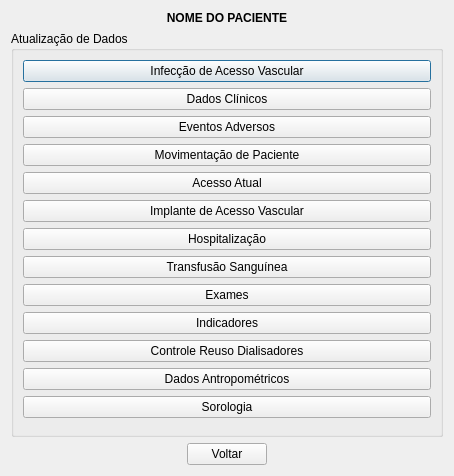
<?xml version="1.0" encoding="UTF-8"?>
<ui version="4.0">
 <class>MenuAtt</class>
 <widget class="QDialog" name="MenuAtt">
  <property name="geometry">
   <rect>
    <x>0</x>
    <y>0</y>
    <width>454</width>
    <height>476</height>
   </rect>
  </property>
  <property name="windowTitle">
   <string>Atualização de Dados de Paciente</string>
  </property>
  <layout class="QVBoxLayout" name="verticalLayout">
   <item>
    <widget class="QLabel" name="label">
     <property name="sizePolicy">
      <sizepolicy hsizetype="Preferred" vsizetype="Maximum">
       <horstretch>0</horstretch>
       <verstretch>0</verstretch>
      </sizepolicy>
     </property>
     <property name="styleSheet">
      <string notr="true">font: 75 8pt &quot;MS Shell Dlg 2&quot;;
font-weight: bold;</string>
     </property>
     <property name="text">
      <string>NOME DO PACIENTE</string>
     </property>
     <property name="alignment">
      <set>Qt::AlignCenter</set>
     </property>
    </widget>
   </item>
   <item>
    <widget class="QGroupBox" name="groupBox_EventosFrequentes">
     <property name="title">
      <string>Atualização de Dados</string>
     </property>
     <layout class="QVBoxLayout" name="verticalLayout_2">
      <item>
       <widget class="QPushButton" name="pushButton_InfeccaoDeAV">
        <property name="text">
         <string>Infecção de Acesso Vascular</string>
        </property>
       </widget>
      </item>
      <item>
       <widget class="QPushButton" name="pushButton_dadosClinicos">
        <property name="text">
         <string>Dados Clínicos</string>
        </property>
       </widget>
      </item>
      <item>
       <widget class="QPushButton" name="pushButton_eventosAdversos">
        <property name="text">
         <string>Eventos Adversos</string>
        </property>
       </widget>
      </item>
      <item>
       <widget class="QPushButton" name="pushButton_movimentacaoPaciente">
        <property name="text">
         <string>Movimentação de Paciente</string>
        </property>
       </widget>
      </item>
      <item>
       <widget class="QPushButton" name="pushButton_acessoAtual">
        <property name="text">
         <string>Acesso Atual</string>
        </property>
       </widget>
      </item>
      <item>
       <widget class="QPushButton" name="pushButton_implanteDeAcesso">
        <property name="text">
         <string>Implante de Acesso Vascular</string>
        </property>
       </widget>
      </item>
      <item>
       <widget class="QPushButton" name="pushButton_Hospitalizacao">
        <property name="text">
         <string>Hospitalização</string>
        </property>
       </widget>
      </item>
      <item>
       <widget class="QPushButton" name="pushButton_transfusaoSanguinea">
        <property name="text">
         <string>Transfusão Sanguínea</string>
        </property>
       </widget>
      </item>
      <item>
       <widget class="QPushButton" name="pushButton_exames">
        <property name="text">
         <string>Exames</string>
        </property>
       </widget>
      </item>
      <item>
       <widget class="QPushButton" name="pushButton_indicadores">
        <property name="text">
         <string>Indicadores</string>
        </property>
       </widget>
      </item>
      <item>
       <widget class="QPushButton" name="pushButton_controleReusoDialisadores">
        <property name="text">
         <string>Controle Reuso Dialisadores</string>
        </property>
       </widget>
      </item>
      <item>
       <widget class="QPushButton" name="pushButton_dadosAntropometricos">
        <property name="text">
         <string>Dados Antropométricos</string>
        </property>
       </widget>
      </item>
      <item>
       <widget class="QPushButton" name="pushButton_sorologia">
        <property name="text">
         <string>Sorologia</string>
        </property>
       </widget>
      </item>
     </layout>
    </widget>
   </item>
   <item>
    <layout class="QGridLayout" name="gridLayout">
     <item row="0" column="1">
      <widget class="QPushButton" name="pushButton_voltar">
       <property name="text">
        <string>Voltar</string>
       </property>
      </widget>
     </item>
     <item row="0" column="0">
      <spacer name="horizontalSpacer">
       <property name="orientation">
        <enum>Qt::Horizontal</enum>
       </property>
       <property name="sizeHint" stdset="0">
        <size>
         <width>40</width>
         <height>20</height>
        </size>
       </property>
      </spacer>
     </item>
     <item row="0" column="2">
      <spacer name="horizontalSpacer_2">
       <property name="orientation">
        <enum>Qt::Horizontal</enum>
       </property>
       <property name="sizeHint" stdset="0">
        <size>
         <width>40</width>
         <height>20</height>
        </size>
       </property>
      </spacer>
     </item>
    </layout>
   </item>
  </layout>
 </widget>
 <resources/>
 <connections/>
</ui>
